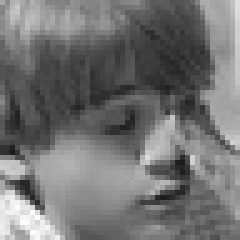
#> input picture Dataset/train/neutral/train_neutral_1114.jpg, 48 x 48 px (shown 5 times larger); its folder holds only this picture in this run
$ python Resizing.py
#> lines starting #> are read from the running program, lines starting #| are printed output that depends on the picture
import cv2
import os

input_dir = 'Dataset/train/neutral'
output_dir = 'output'

if not os.path.exists(output_dir):
    os.makedirs(output_dir)

file_list = os.listdir(input_dir)

for filename in file_list:
    # Read the image
    image = cv2.imread(os.path.join(input_dir, filename))
#> image is the input picture: shape (48, 48, 3); min 26, max 254, mean 114.5

    # Resize the image to 48x48
    resized_image = cv2.resize(image, (192, 192))
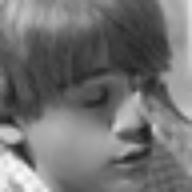
#> resized_image: shape (192, 192, 3); min 29, max 252, mean 114.4

    # Convert the image to grayscale
    grayscale_image = cv2.cvtColor(resized_image, cv2.COLOR_BGR2GRAY)

    # Write the grayscale image to the output directory
    output_filename = os.path.join(output_dir, filename)
    cv2.imwrite(output_filename, grayscale_image)

$ run again, on Dataset/train/neutral/train_neutral_3718.jpg
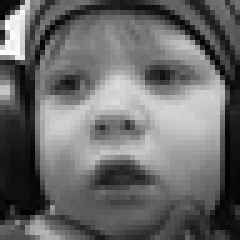
#> input picture Dataset/train/neutral/train_neutral_3718.jpg, 48 x 48 px (shown 5 times larger)
#> image is the input picture: shape (48, 48, 3); min 0, max 255, mean 105.3
#> `resized_image = cv2.resize(image, (192, 192))`:
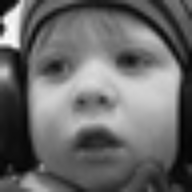
#> resized_image: shape (192, 192, 3); min 1, max 252, mean 105.2

$ run again, on Dataset/train/neutral/train_neutral_471.jpg
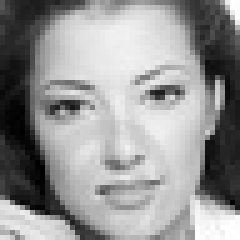
#> input picture Dataset/train/neutral/train_neutral_471.jpg, 48 x 48 px (shown 5 times larger)
#> image is the input picture: shape (48, 48, 3); min 0, max 255, mean 148.9
#> `resized_image = cv2.resize(image, (192, 192))`:
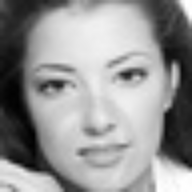
#> resized_image: shape (192, 192, 3); min 0, max 255, mean 148.8
